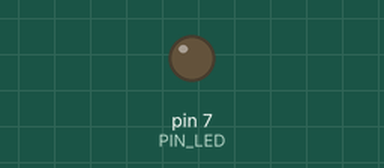
Recording of a sketch running on a simulated Arduino Uno, built with avr-gcc and run on an emulated ATmega328P. On the bench: output pins drawn as LEDs (lit = HIGH). Dashed ring = blinking. At 2.0 s the program stops and its outputs stay as they are.

Above: at 0.5 s.
At 1.85 s:
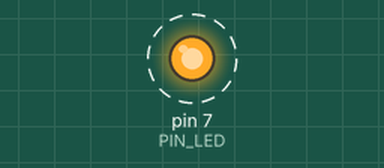
Timing chart, 0 to 3.0 s (numbered marks = the images above):
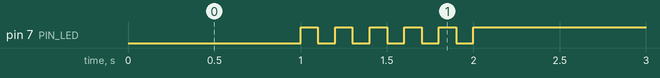

The sketch:

05_practice_2.ino
```cpp
#define PIN_LED 7
void setup() {
  pinMode(PIN_LED, OUTPUT);
}

void loop() {
  digitalWrite(PIN_LED, 0);
  delay(1000);

  int t = 5;
  while (t--) {
    digitalWrite(PIN_LED, 1);
    delay(100);
    digitalWrite(PIN_LED, 0);
    delay(100);
  }

  digitalWrite(PIN_LED, 1);
  while (true);
}
```

Measured:
- by itself, pin 7 (PIN_LED): alternates HIGH for 0.10 s and LOW for 0.10 s, 11 changes in all, then stays HIGH
